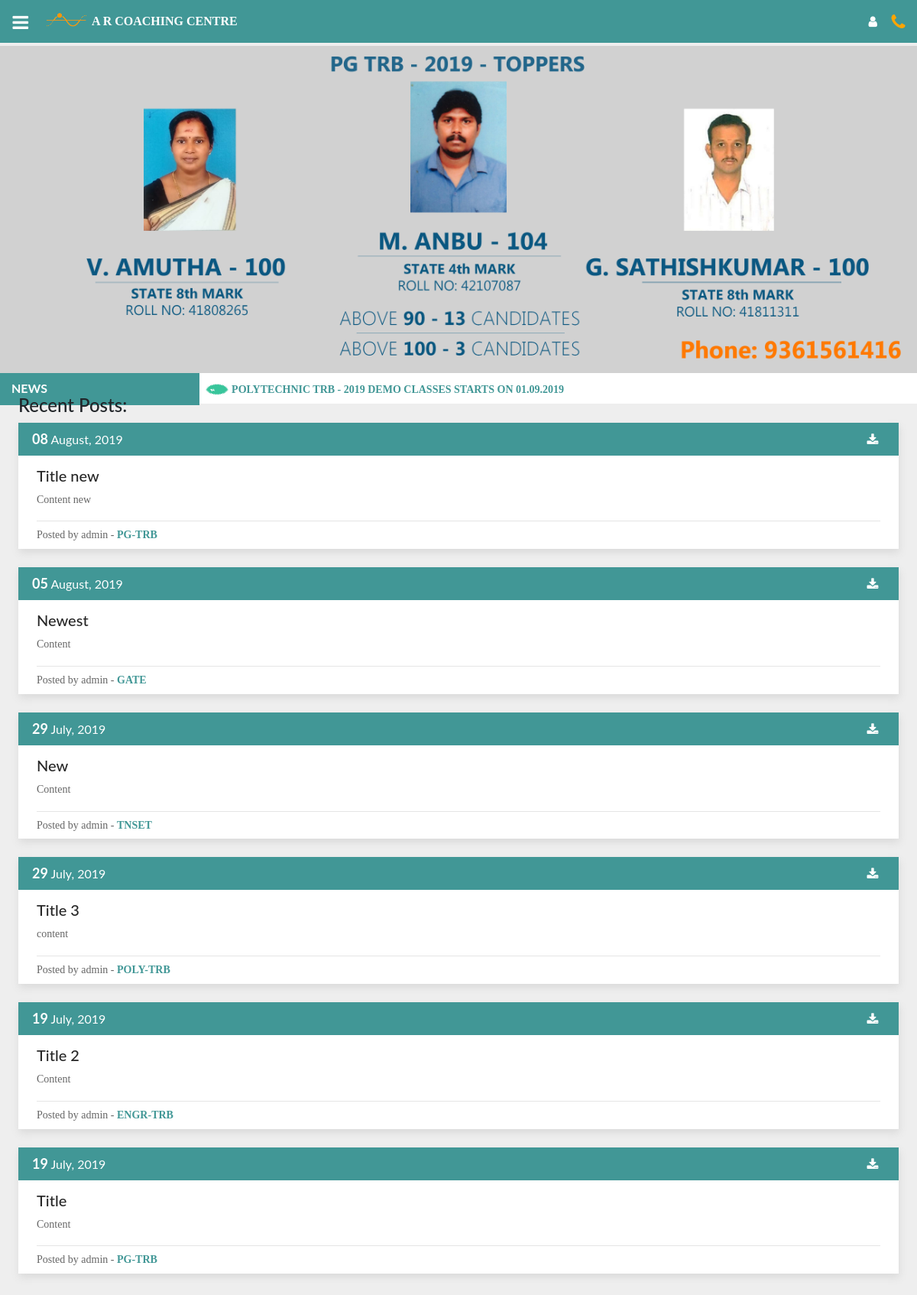
/m/, run on the app's committed database.
### blog/models.py (models this page shows, shortened)
class Announcement(models.Model):
	announcement = models.TextField(max_length=500)
	time = models.DateTimeField(default=timezone.now)
	author = models.ForeignKey(User, on_delete=models.CASCADE)

class Post(models.Model):
	CHOICES=(('PG TRB','PG TRB'),('POLY TRB','POLY TRB'),('ENGG TRB','ENGR TRB'),('TNSET','TNSET'),('GATE','GATE'),('SAMPLE MATERIALS','SAMPLE MATERIALS'))
	title = models.CharField(max_length=255)
	content = RichTextField()
	date_posted = models.DateTimeField(default=timezone.now)
	author = models.ForeignKey(User, on_delete=models.CASCADE)
	tag =  models.CharField(max_length=255, choices=CHOICES, null=False)
	link = models.CharField(max_length=255, blank=True)

### blog/mviews.py (the view)
# urls.py: path('', views.content, name="content"),
def content(request):
    context={
        'posts': Post.objects.all().exclude(tag='SAMPLE MATERIALS').order_by('date_posted'),
        'announces': Announcement.objects.all().order_by('-id')[:7]
       }
    return render(request, 'blog/mobile/content.html',context)

### blog/templates/blog/mobile/content.html (shortened to what this page needs)
{% extends "blog/mobile/base.html" %}
{% block content %}
    <img src="/static/img/banner1.jpg" width="100%">
    <div style="background-color: white;">
        <div class="row" style="width: 100%; height: 40px">
            <div class="left" style="width: 23%; background-color: rgb(65, 151, 150); padding: 8px; padding-left: 30px">
                <b style="color: white">NEWS</b>
            </div>
            <div class="right" style="width: 77%; border-left: white; padding: 8px">
                <marquee direction="left">
                    {% for Announce in announces %}
                    <img src="/static/img/new.gif" height=15 width=30>
                    <a style="font-size: 14px; color: rgb(65, 151, 150)"><b>{{Announce.announcement}}</b></a>
                    {% endfor %}
                </marquee>
            </div>
        </div>
    </div><br>
    <h4 style="padding-left: 2%;margin-top: -3% ;">Recent Posts:</h4>
<div style="width: 100%;">
    {% for Post in posts reversed %}
        <div class="post-body">
            <div class="post-head">
                <div>
                        <b style="font-size: 18px">{{Post.date_posted|date:"d"}}</b>
                        <c style="margin-top: 3%">{{Post.date_posted|date:"F, Y"}}</c>
                        <a href="http://{{Post.link}}" class="fa fa-download" style="color: white; float: right; padding-top: 6px"></a>
                </div>
            </div>
            <div class="post-content">
                <h5 style="color: rgb(39, 39, 39)">{{Post.title}}</h5>
                {{Post.content|safe}}
            </div>
            <div class="post-sub" style="padding: 6px 24px">
                <p style="margin: 0">Posted by {{Post.author}} - <b style="color: rgb(65, 151, 150)">{{Post.tag}}</b></p>
            </div>
        </div><br>
    {% endfor %}
</div>
<br>
{% endblock content%}

### blog/static/css/main.css (style rules this page uses)
.left { width: 73%; }
.right { width: 26%; border-left: 1px solid grey; padding-left: 1%; }
.post-body { float: auto; box-shadow: 1px 5px 10px rgb(218, 218, 218); margin: 0 2% }
.post-head { background-color: rgb(65, 151, 150); width: 100%; padding: 8px 18px; color: white; }
.post-content { background-color: white; width: 100%; padding: 14px 24px; color: black; padding-bottom: 0px }
.post-sub { background-color: white; width: 100%; padding: 14px 24px; color: black; font-size: 13px }
.fa { padding: 16.5px; font-size: 19.33px; width: 40px; text-align: center; text-decoration: none; border-radius: 50%; color: white; }

### blog/static/css/login.css (style rules this page uses)
* { margin: 0px; padding: 0px; box-sizing: border-box; }
body, html { height: 100%; font-family: OpenSans-Regular, sans-serif; }
a { font-family: OpenSans-Regular; font-size: 14px; line-height: 1.7; color: #666666; margin: 0px; transition: all 0.4s; -webkit-transition: all 0.4s; -o-transition: all 0.4s; -moz-transition: all 0.4s; }
h1,h2,h3,h4,h5,h6 { margin: 0px; }
p { font-family: OpenSans-Regular; font-size: 14px; line-height: 1.7; color: #666666; margin: 0px; }

### blog/templates/blog/mobile/base.html (style rules this page uses)
body { font-family: "Lato", sans-serif; }

### data on the page
Announcement: announcement "POLYTECHNIC TRB - 2019 DEMO CLASSES STARTS ON 01.09.2019"
Post: date_posted "08", date_posted "August, 2019", title "Title new", content "Content new", author "admin", tag "PG-TRB"
Post: date_posted "05", date_posted "August, 2019", title "Newest", content "Content", author "admin", tag "GATE"
Post: date_posted "29", date_posted "July, 2019", title "New", content "Content", author "admin", tag "TNSET"
Post: date_posted "29", date_posted "July, 2019", title "Title 3", content "content", author "admin", tag "POLY-TRB"
Post: date_posted "19", date_posted "July, 2019", title "Title 2", content "Content", author "admin", tag "ENGR-TRB"
Post: date_posted "19", date_posted "July, 2019", title "Title", content "Content", author "admin", tag "PG-TRB"
